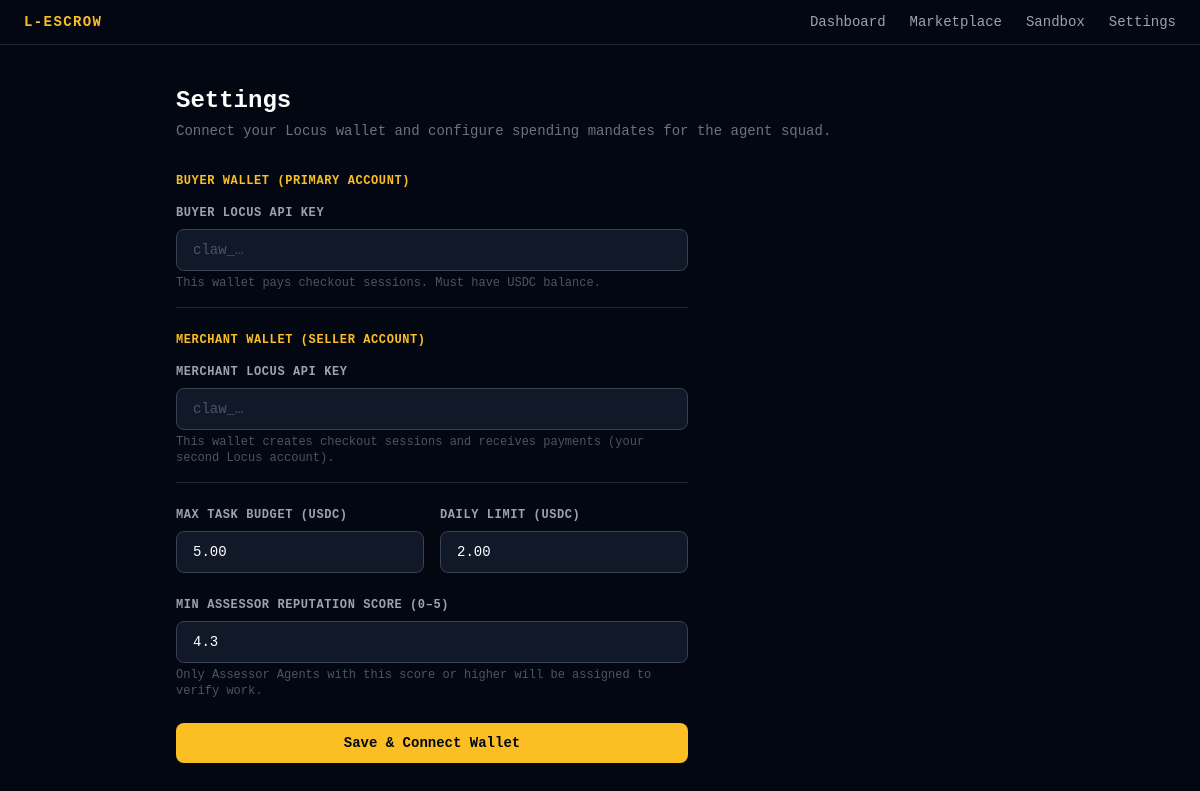
Page /settings on the earlier database version.
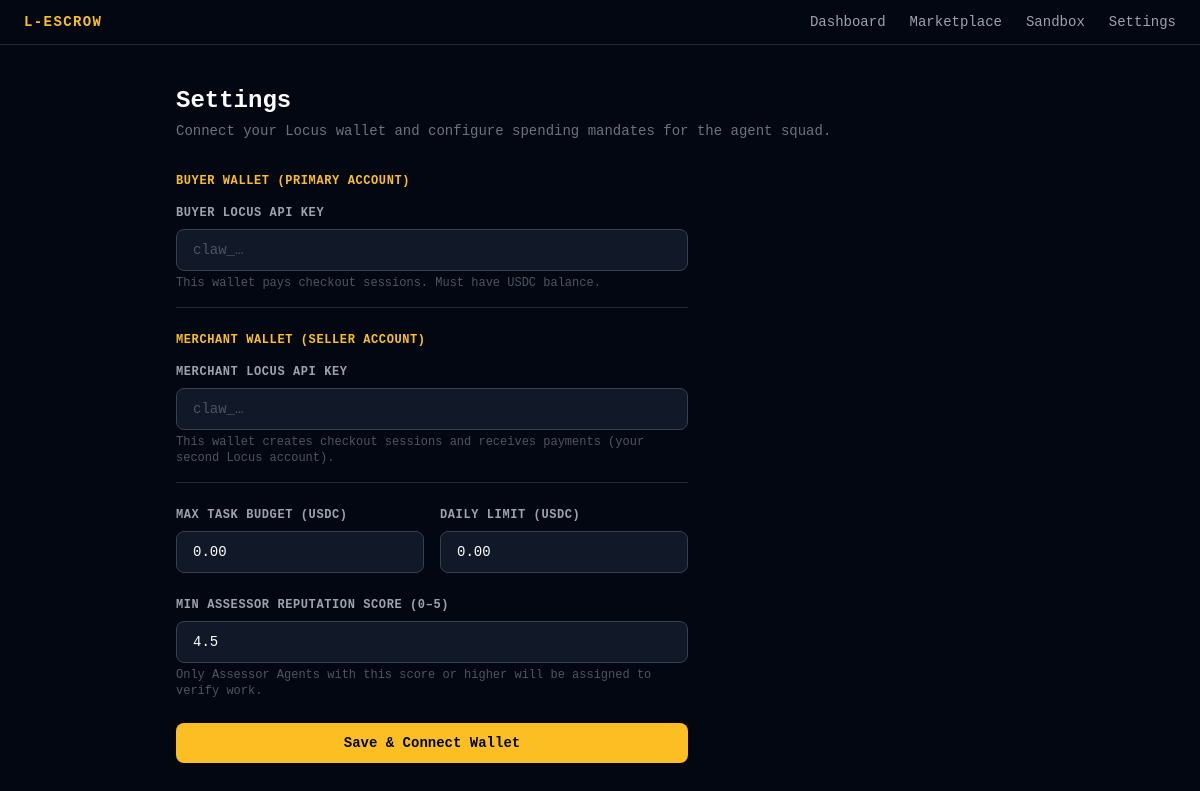
Same page on the later database version.
### tables this page shows
CREATE TABLE owner (
                id                    INTEGER PRIMARY KEY,
                locus_auth_token      TEXT,
                merchant_locus_token  TEXT,
                max_task_budget       REAL    DEFAULT 0.0,
                daily_limit           REAL    DEFAULT 0.0
            );

CREATE TABLE agent_policies (
                id                      INTEGER PRIMARY KEY,
                required_assessor_score REAL    DEFAULT 4.5,
                allowed_service_types   TEXT    DEFAULT '[]'
            );

### backend/app.py (the view)
@app.get("/settings")
async def settings(request: Request):
    owner = db.get_owner()
    policy = db.get_policy()
    return templates.TemplateResponse(
        "settings.html",
        {"request": request, "owner": owner, "policy": policy},
    )

### backend/templates/settings.html (shortened to what this page needs)
{% extends "base.html" %}
{% block content %}
<div class="mb-8">
  <h1 class="text-2xl font-bold text-white mb-1">Settings</h1>
  <p class="text-gray-500 text-sm">Connect your Locus wallet and configure spending mandates for the agent squad.</p>
</div>
<form id="mandate-form" class="space-y-6 max-w-lg">
  <div class="pb-4 border-b border-gray-800">
    <p class="text-xs font-semibold text-amber-400 uppercase tracking-wider mb-4">Buyer Wallet (Primary Account)</p>
    <label class="block text-xs font-semibold text-gray-400 uppercase tracking-wider mb-2">
      Buyer Locus API Key
    </label>
    <input
      type="password"
      name="locus_auth_token"
      placeholder="claw_…"
      autocomplete="off"
      required
      class="w-full bg-gray-900 border border-gray-700 rounded-lg px-4 py-2.5 text-white text-sm placeholder-gray-600 focus:outline-none focus:border-amber-400 focus:ring-1 focus:ring-amber-400"
    />
    <p class="text-gray-600 text-xs mt-1">This wallet pays checkout sessions. Must have USDC balance.</p>
  </div>
  <div class="pb-4 border-b border-gray-800">
    <p class="text-xs font-semibold text-amber-400 uppercase tracking-wider mb-4">Merchant Wallet (Seller Account)</p>
    <label class="block text-xs font-semibold text-gray-400 uppercase tracking-wider mb-2">
      Merchant Locus API Key
    </label>
    <input
      type="password"
      name="merchant_locus_token"
      placeholder="claw_…"
      autocomplete="off"
      required
      class="w-full bg-gray-900 border border-gray-700 rounded-lg px-4 py-2.5 text-white text-sm placeholder-gray-600 focus:outline-none focus:border-amber-400 focus:ring-1 focus:ring-amber-400"
    />
    <p class="text-gray-600 text-xs mt-1">This wallet creates checkout sessions and receives payments (your second Locus account).</p>
  </div>
  <div class="grid grid-cols-2 gap-4">
    <div>
      <label class="block text-xs font-semibold text-gray-400 uppercase tracking-wider mb-2">
        Max Task Budget (USDC)
      </label>
      <input
        type="number"
        name="max_task_budget"
        step="0.01"
        min="0"
        value="{{ "%.2f"|format(owner.max_task_budget) if owner.max_task_budget else '0.00' }}"
        required
        class="w-full bg-gray-900 border border-gray-700 rounded-lg px-4 py-2.5 text-white text-sm focus:outline-none focus:border-amber-400 focus:ring-1 focus:ring-amber-400"
      />
    </div>
    <div>
      <label class="block text-xs font-semibold text-gray-400 uppercase tracking-wider mb-2">
        Daily Limit (USDC)
      </label>
      <input
        type="number"
        name="daily_limit"
        step="0.01"
        min="0"
        value="{{ "%.2f"|format(owner.daily_limit) if owner.daily_limit else '0.00' }}"
        required
        class="w-full bg-gray-900 border border-gray-700 rounded-lg px-4 py-2.5 text-white text-sm focus:outline-none focus:border-amber-400 focus:ring-1 focus:ring-amber-400"
      />
    </div>
  </div>
  <div>
    <label class="block text-xs font-semibold text-gray-400 uppercase tracking-wider mb-2">
      Min Assessor Reputation Score (0–5)
    </label>
    <input
      type="number"
      name="required_assessor_score"
      step="0.1"
      min="0"
      max="5"
      value="{{ policy.required_assessor_score if policy.required_assessor_score else '4.5' }}"
      required
      class="w-full bg-gray-900 border border-gray-700 rounded-lg px-4 py-2.5 text-white text-sm focus:outline-none focus:border-amber-400 focus:ring-1 focus:ring-amber-400"
    />
    <p class="text-gray-600 text-xs mt-1">Only Assessor Agents with this score or higher will be assigned to verify work.</p>
  </div>
  <button
    type="submit"
    class="w-full bg-amber-400 hover:bg-amber-300 text-gray-950 font-bold text-sm py-2.5 rounded-lg transition-colors disabled:opacity-50"
  >
    Save &amp; Connect Wallet
  </button>
</form>
{% endblock %}

### backend/templates/base.html (shortened to what this page needs)
<!DOCTYPE html>
<html lang="en">
<head>
  <script src="https://cdn.tailwindcss.com"></script>
  <link rel="stylesheet" href="/static/css/dashboard.css" />
</head>
<body class="bg-gray-950 text-gray-100 min-h-screen font-mono">
  <nav class="border-b border-gray-800 px-6 py-3 flex items-center justify-between">
    <span class="text-amber-400 font-bold tracking-widest text-sm">L-ESCROW</span>
    <div class="flex gap-6 text-sm text-gray-400">
      <a href="/" class="hover:text-white transition-colors">Dashboard</a>
      <a href="/marketplace" class="hover:text-white transition-colors">Marketplace</a>
      <a href="/sandbox" class="hover:text-white transition-colors">Sandbox</a>
      <a href="/settings" class="hover:text-white transition-colors">Settings</a>
    </div>
  </nav>
  <main class="max-w-4xl mx-auto px-6 py-10">
    {% block content %}{% endblock %}
  </main>
</body>
</html>

### backend/static/css/dashboard.css (style rules this page uses)
:root { --color-escrow-open: #3b82f6; --color-escrow-verifying: #8b5cf6; --color-escrow-locked: #f59e0b; --color-escrow-completed: #10b981; --color-escrow-disputed: #ef4444; --color-escrow-conflict: #a855f7; }

Differences in the rows shown:
changed owner: max_task_budget "5.00" → "0.00"; daily_limit "2.00" → "0.00"
changed agent_policies: required_assessor_score "4.3" → "4.5"
